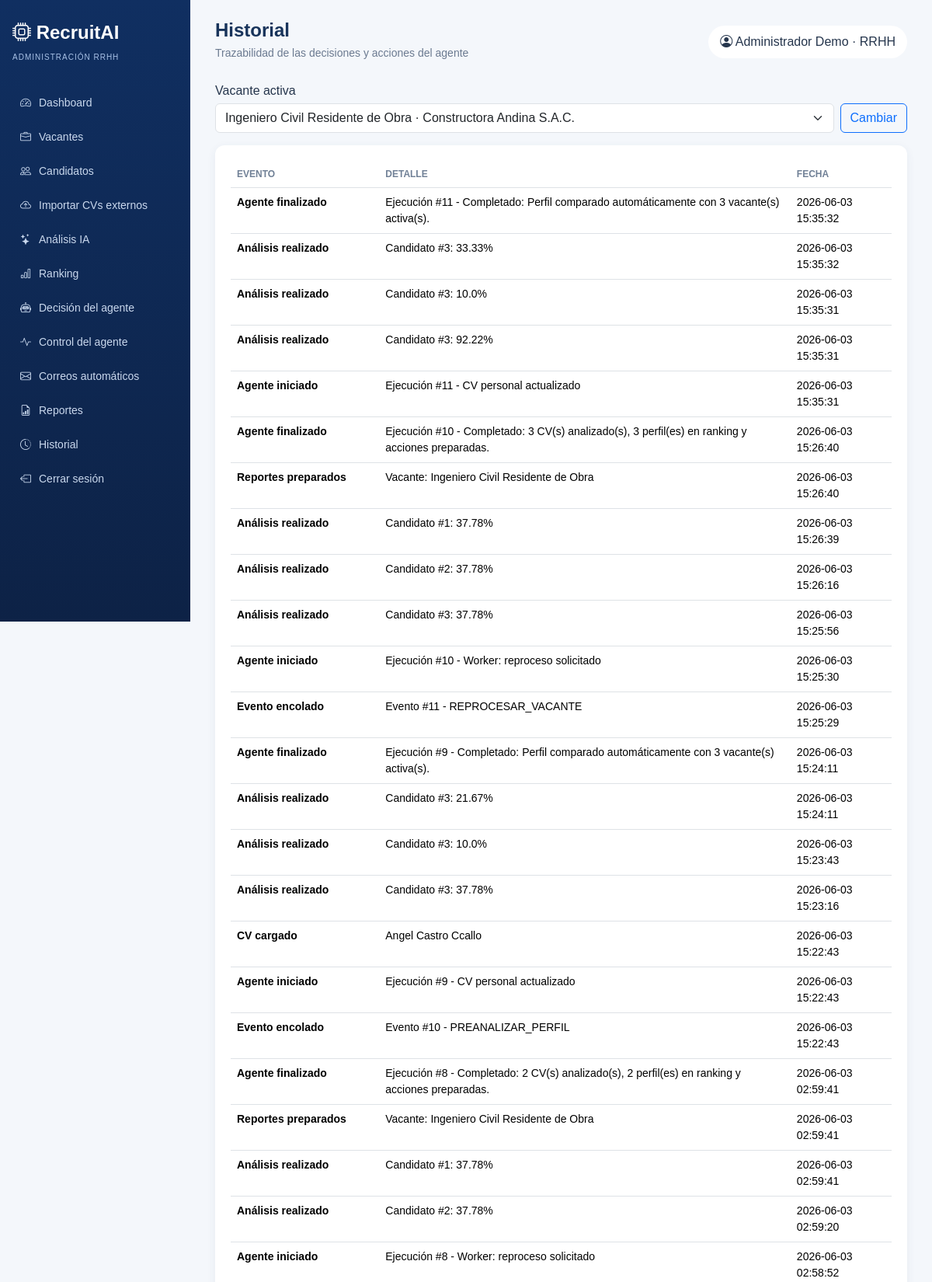
The app's page /historial (signed in, upper part) with its own data.
### tables this page shows
CREATE TABLE historial (
        id INTEGER PRIMARY KEY AUTOINCREMENT, evento TEXT NOT NULL, detalle TEXT,
        fecha TEXT DEFAULT CURRENT_TIMESTAMP
    );

### app.py (the view)
@app.route("/admin/historial")
@app.route("/historial")
@role_required("admin")
def historial():
    return render_template("historial.html", historial=obtener_historial())

### app.py (called while the page is built)
def role_required(role):
    def decorator(view):
        @wraps(view)
        def wrapped(*args, **kwargs):
            if "usuario_id" not in session:
                return redirect(url_for("login"))
            if session.get("rol") != role:
                endpoint = "admin_dashboard" if session.get("rol") == "admin" else "candidate_dashboard"
                flash("No tienes permisos para acceder a esa sección.", "warning")
                return redirect(url_for(endpoint))
            return view(*args, **kwargs)
        return wrapped
    return decorator

def _vacante_actual():
    vacantes = obtener_vacantes(solo_activas=True) or obtener_vacantes()
    return vacantes[0] if vacantes else None

def _vacante_seleccionada():
    vacante_id = session.get("vacante_id")
    return obtener_vacante_por_id(vacante_id) or _vacante_actual()

@app.context_processor
def inject_csrf_token():
    def csrf_token():
        if "_csrf_token" not in session:
            session["_csrf_token"] = secrets.token_hex(24)
        return session["_csrf_token"]
    context = {"csrf_token": csrf_token}
    if session.get("rol") == "admin":
        context["nav_vacantes"] = obtener_vacantes()
        context["nav_vacante"] = _vacante_seleccionada()
    return context

@app.before_request
def csrf_protect():
    if request.method == "POST":
        expected = session.get("_csrf_token", "")
        payload = request.get_json(silent=True) or {}
        received = request.form.get("_csrf_token", "") or request.headers.get("X-CSRFToken", "") or payload.get("_csrf_token", "")
        if not expected or not hmac.compare_digest(expected, received):
            flash("La solicitud expiró o no es válida. Inténtalo nuevamente.", "warning")
            if request.is_json:
                return jsonify({"error": "csrf", "message": "Solicitud expirada o no valida."}), 400
            return redirect(request.referrer or url_for("landing"))

### modules/database.py (called while the page is built)
def _connection():
    DB_PATH.parent.mkdir(exist_ok=True)
    connection = sqlite3.connect(DB_PATH)
    connection.row_factory = sqlite3.Row
    connection.execute("PRAGMA foreign_keys = ON")
    return connection

def _rows(query, params=()):
    with _connection() as connection:
        return [dict(row) for row in connection.execute(query, params).fetchall()]

def obtener_vacantes(solo_activas=False):
    query = "SELECT * FROM vacantes"
    if solo_activas:
        query += " WHERE estado='Activa'"
    return _rows(query + " ORDER BY id DESC")

### templates/historial.html
{% extends 'base_admin.html' %}{% block heading %}Historial{% endblock %}{% block subheading %}Trazabilidad de las decisiones y acciones del agente{% endblock %}
{% block content %}<div class="panel"><table class="table"><thead><tr><th>Evento</th><th>Detalle</th><th>Fecha</th></tr></thead><tbody>{% for item in historial %}<tr><td><strong>{{item.evento}}</strong></td><td>{{item.detalle}}</td><td>{{item.fecha}}</td></tr>{% endfor %}</tbody></table></div>{% endblock %}

### static/css/style.css (style rules this page uses)
:root { --blue:#1557b0;--navy:#102a54;--bg:#f4f7fb;--muted:#6b7a90 }
* { box-sizing:border-box }
body { background:var(--bg);color:#26364d;font-family:Arial,sans-serif }
.panel,.metric-card { background:white;border-radius:12px;box-shadow:0 3px 12px #26466d12;padding:20px }
.table { font-size:14px;margin-bottom:0 }
.table th { color:#708096;font-size:12px;text-transform:uppercase }

### records on screen
historial: evento "Agente finalizado", detalle "Ejecución #11 - Completado: Perfil comparado automáticamente con 3 vacante(s) activa(s).", fecha "2026-06-03 15:35:32"
historial: evento "Análisis realizado", detalle "Candidato #3: 33.33%", fecha "2026-06-03 15:35:32"
historial: evento "Análisis realizado", detalle "Candidato #3: 10.0%", fecha "2026-06-03 15:35:31"
historial: evento "Análisis realizado", detalle "Candidato #3: 92.22%", fecha "2026-06-03 15:35:31"
historial: evento "Agente iniciado", detalle "Ejecución #11 - CV personal actualizado", fecha "2026-06-03 15:35:31"
historial: evento "Agente finalizado", detalle "Ejecución #10 - Completado: 3 CV(s) analizado(s), 3 perfil(es) en ranking y acciones preparadas.", fecha "2026-06-03 15:26:40"
historial: evento "Reportes preparados", detalle "Vacante: Ingeniero Civil Residente de Obra", fecha "2026-06-03 15:26:40"
historial: evento "Análisis realizado", detalle "Candidato #1: 37.78%", fecha "2026-06-03 15:26:39"
historial: evento "Análisis realizado", detalle "Candidato #2: 37.78%", fecha "2026-06-03 15:26:16"
historial: evento "Análisis realizado", detalle "Candidato #3: 37.78%", fecha "2026-06-03 15:25:56"
historial: evento "Agente iniciado", detalle "Ejecución #10 - Worker: reproceso solicitado", fecha "2026-06-03 15:25:30"
historial: evento "Evento encolado", detalle "Evento #11 - REPROCESAR_VACANTE", fecha "2026-06-03 15:25:29"
historial: evento "Agente finalizado", detalle "Ejecución #9 - Completado: Perfil comparado automáticamente con 3 vacante(s) activa(s).", fecha "2026-06-03 15:24:11"
historial: evento "Análisis realizado", detalle "Candidato #3: 21.67%", fecha "2026-06-03 15:24:11"
historial: evento "Análisis realizado", detalle "Candidato #3: 10.0%", fecha "2026-06-03 15:23:43"
historial: evento "Análisis realizado", detalle "Candidato #3: 37.78%", fecha "2026-06-03 15:23:16"
historial: evento "CV cargado", detalle "Angel Castro Ccallo", fecha "2026-06-03 15:22:43"
historial: evento "Agente iniciado", detalle "Ejecución #9 - CV personal actualizado", fecha "2026-06-03 15:22:43"
historial: evento "Evento encolado", detalle "Evento #10 - PREANALIZAR_PERFIL", fecha "2026-06-03 15:22:43"
historial: evento "Agente finalizado", detalle "Ejecución #8 - Completado: 2 CV(s) analizado(s), 2 perfil(es) en ranking y acciones preparadas.", fecha "2026-06-03 02:59:41"
historial: evento "Reportes preparados", detalle "Vacante: Ingeniero Civil Residente de Obra", fecha "2026-06-03 02:59:41"
historial: evento "Análisis realizado", detalle "Candidato #1: 37.78%", fecha "2026-06-03 02:59:41"
historial: evento "Análisis realizado", detalle "Candidato #2: 37.78%", fecha "2026-06-03 02:59:20"
historial: evento "Agente iniciado", detalle "Ejecución #8 - Worker: reproceso solicitado", fecha "2026-06-03 02:58:52"

### other values on screen
{{ label }} "Dashboard" "Vacantes" "Candidatos" "Importar CVs externos" "Análisis IA" "Ranking" "Decisión del agente" "Control del agente" "Correos automáticos" "Reportes" "Historial"
{{ session.usuario }} "Administrador Demo"
form field value "Ingeniero Civil Residente de Obra · Constructora Andina S.A.C."
